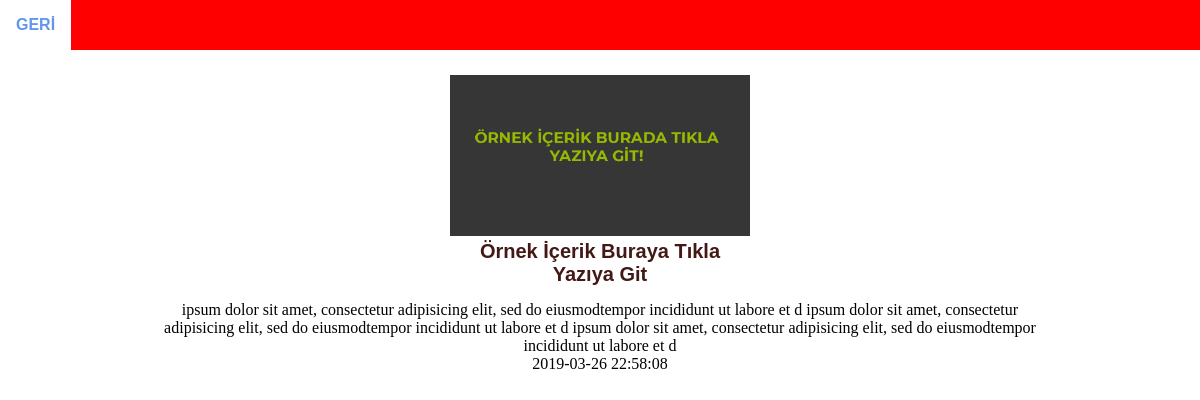
/icerik.php?seo=ornek-icerik-buraya-tikla-yaziya-git, run on the app's committed database.
### tables this page shows
CREATE TABLE `icerikler` (
  `icerik_tarih` datetime NOT NULL DEFAULT CURRENT_TIMESTAMP,
  `id` int(11) NOT NULL,
  `seo` varchar(100) NOT NULL,
  `img` varchar(100) NOT NULL,
  `konu` varchar(100) NOT NULL,
  `metin` varchar(5000) NOT NULL
);

### icerik.php (the view, shortened to what this page needs)
<?php
			include 'baglan.php';
			$icerik=$db->prepare("select * from icerikler where seo=:seo");
			$icerik->execute(array('seo' => $_GET['seo']));
			$icerikgetir=$icerik->fetch(PDO::FETCH_ASSOC);
			?>
<!DOCTYPE html>
<html>
<head>
</head>
<body>
	<nav>
		<div class="geri">
			<a href="./"> GERİ</a>
		</div>
	</nav>
	<section>
		<div>
			<div class="kutu">
				<img src="<?php echo $icerikgetir['img'];?>" width="25%">
				<div class="sub">
					<a href="<?php echo $icerikgetir['seo'];?>"><?php echo $icerikgetir['konu'];?></a>
				</div>
				<p class="metin"><?php echo $icerikgetir['metin'];?></p>
				<p class="metin"><?php echo ($icerikgetir['icerik_tarih']);?></p>
			</div>
			</div>
		</section>
	</body>
	</html>

### icerik.php (style rules this page uses)
body { margin: 0 auto; padding: 0; }
nav { height: 50px; background-color: red; margin-bottom: 25px; }
section { margin: 0 auto; width: auto; text-align: center; }
.sub { width: 25%; text-align: center; margin: 0 auto; margin-bottom: 15px; position: relative; }
.sub a { text-decoration: none; font-size: 20px; font-weight: 600; font-family:sans-serif; color:#421916; }
.metin { max-width: 900px; text-align: center; margin: 0 auto; }
.kutu { margin-bottom: 25px }
nav .geri { background-color: white; width: fit-content; padding: 16px; }
nav .geri a { font-family: sans-serif; font-weight: 700; text-decoration: none; color: cornflowerblue; }

### data on the page
icerikler: img (picture), konu "Örnek İçerik Buraya Tıkla Yazıya Git", metin "ipsum dolor sit amet, consectetur adipisicing elit, sed do eiusmodtempor incididunt ut labore et d ipsum dolor sit amet, consectetur adipisicing elit, sed do eiusmodtempor incididunt ut labore et d ipsum dolor sit amet, consectetur adipisicing elit, sed do eiusmodtempor incididunt ut labore et d", icerik_tarih "2019-03-26 22:58:08"
